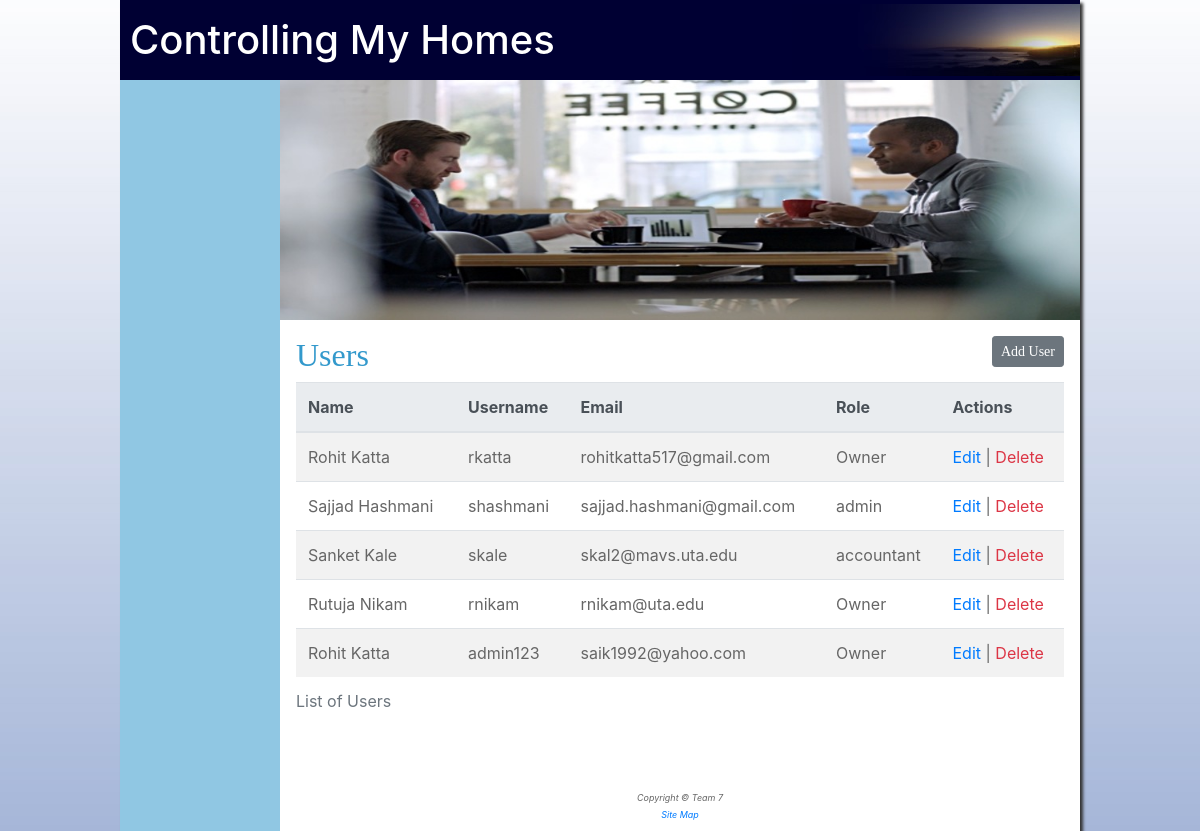
Screenshot of /index.php/cmh/users with the database file from the repository.
### tables this page shows
CREATE TABLE `users` (
  `user_id` int(11) NOT NULL,
  `user_name` varchar(50) NOT NULL,
  `email` varchar(45) DEFAULT NULL,
  `fname` varchar(25) NOT NULL,
  `lname` varchar(25) NOT NULL,
  `password` varchar(50) NOT NULL,
  `role_id` int(11) NOT NULL,
  `created_date` date NOT NULL
);

CREATE TABLE `roles` (
  `role_id` int(11) NOT NULL,
  `role_name` varchar(25) NOT NULL,
  `role_description` varchar(100) NOT NULL
);

### application/controllers/cmh.php (called while the page is built, shortened)
<?php
class cmh extends CI_Controller{
    public function __construct() {
        $this->load->model("user");
        $this->load->model("report");
        $this->load->model("role");
        $this->load->helper('form');
        $this->load->library('form_validation');
        $this->load->helper('security');
    }
    public function users(){
        $res = $this->user->getAll();
        $data['users'] = $res;
        $data['title'] = 'CMH-List of Users';
        $this->load->view('ListUsers',$data);
    }
}
?>

### index.php (called while the page is built, shortened)
<?php
require_once BASEPATH.'core/CodeIgniter.php';

### application/models/user.php (called while the page is built, shortened)
<?php
class user extends CI_Model{
    public function getAll(){
        $query = "SELECT u.user_id, u.user_name, u.email, u.fname, u.lname, r.role_name FROM users u LEFT JOIN roles r ON u.role_id = r.role_id";
        $result = $this->db->query($query);
        return $result;
    }
}
?>

### application/views/ListUsers.php (the view, shortened to what this page needs)
<!DOCTYPE html>
<html lang="en">
<head>
    <link rel="stylesheet" href="https://maxcdn.bootstrapcdn.com/bootstrap/4.0.0/css/bootstrap.min.css"
>
    <link href="<?php echo base_url(); ?>assets/css/toastr.css" rel="stylesheet"/>
    <link rel = "stylesheet" type = "text/css"
         href = "<?php echo css_url(); ?>">
</head>
<body id="wrapper">
    <?php $this->load->view('header');?>
    <section class="row">
        <div id="nav-div" class="col-xs-12 col-md-3 col-lg-2">
            <?php $this->load->view('nav')?>
        </div>
        <div class="col-xs-12 col-md-9 col-lg-10">
<img src="<?php echo base_url();?>assets/images/users.jpg" alt="Users" class="my-img" />
<section class="p-20">
    <article>
        <h2 class="my-h2">
            Users
            <a href="<?php echo base_url();?>cmh/addUser" class="btn btn-sm float-right btn-secondary">Add User</a>
        </h2>
        <div class="table-responsive">
            <table class="table table-striped table-hover">
                <caption>List of Users</caption>
                <thead class="thead-light">
                    <tr>
                        <th>Name</th>
                        <th>Username</th>
                        <th>Email</th>
                        <th>Role</th>
                        <th>Actions</th>
                    </tr>
                </thead>
                <tbody>
                    <?php
                    if ($users->num_rows()>0) {
                        foreach ($users->result() as $row) {
                            echo "<tr>";
                            echo "<td>".$row->fname." ".$row->lname."</td><td>".$row->user_name."</td><td>".$row->email."</td><td>".$row->role_name."</td>";
                            echo "<td><a href=".base_url()."cmh/EditUser/".$row->user_id.">Edit</a> | <a class='text-danger' href=".base_url()."cmh/DeleteUser/".$row->user_id.">Delete</td>";
                            echo "</tr>";
                        }
                    }
                    ?>
                </tbody>
            </table>
        </div>
    </article>
</section>
<br/>
            <?php $this->load->view('footer'); ?>
        </div>
    </section>
</body>
</html>

### application/helpers/utility_helper.php (shortened to what this page needs)
<?php
function css_url(){
   $url=base_url().'assets/css/pacific.css';
   echo $url;
}
?>

### application/views/header.php
<section class="row">
    <div class="col-sm-12">
        <header>
            <h1 class="my-h1">Controlling My Homes</h1>
        </header>
    </div>
</section>

### application/views/nav.php (shortened to what this page needs)
<nav>
</nav>

### application/views/footer.php
<footer>
    <small>
        <i>Copyright &copy; Team 7</i>
    </small>
    <br/>
    <small>
        <a>
            <a href="<?php echo base_url();?>siteMap"><i>Site Map</i></a>
        </a>
    </small>
</footer>

### assets/css/pacific.css (style rules this page uses)
html { background-image: url(../images/background.jpg); background-repeat: repeat-x; font-family: Verdana, Arial, sans-serif; }
#wrapper { width: 80%; margin: 0px; margin-left: 10%; margin-right: 10%; box-shadow: 3px 3px 3px #333333; }
body { background-color: #ffffff; color: #666666; }
.row { padding: 0px; margin-left: 0px !important; margin-right: 0px !important }
.row div { padding: 0px; }
.my-h1 { padding-left: 10px; line-height: 200%; background-image: url(../images/sunset.jpg); background-position: right; background-repeat: no-repeat; background-color: #000033; color: #ffffff; margin: 0; }
.my-h2 { color: #3399cc; font-family: Georgia, serif !important; margin-top: 0px; }
nav { font-weight: bold; padding: 5%; }
#nav-div { background-color: #90c7e3; }
footer { font-size: .7em; font-style: italic; text-align: center; padding: 1%; }
.my-img { width: 100%; }
section { padding: 2%; }
.p-20 { padding: 2% !important; }

### rows the page displays
users: fname "Rohit", lname "Katta", user_name "rkatta", email "rohitkatta517@gmail.com", role.role_name "Owner"
users: fname "Sajjad", lname "Hashmani", user_name "shashmani", email "sajjad.hashmani@gmail.com", role.role_name "admin"
users: fname "Sanket", lname "Kale", user_name "skale", email "skal2@mavs.uta.edu", role.role_name "accountant"
users: fname "Rutuja", lname "Nikam", user_name "rnikam", email "rnikam@uta.edu", role.role_name "Owner"
users: fname "Rohit", lname "Katta", user_name "admin123", email "saik1992@yahoo.com", role.role_name "Owner"
